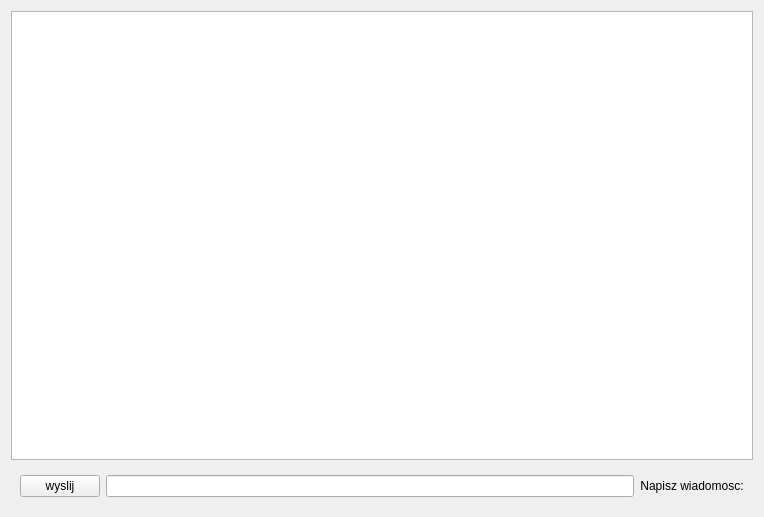
<?xml version="1.0" encoding="UTF-8"?>
<ui version="4.0">
 <class>ClientChatWidget</class>
 <widget class="QWidget" name="ClientChatWidget">
  <property name="geometry">
   <rect>
    <x>0</x>
    <y>0</y>
    <width>764</width>
    <height>517</height>
   </rect>
  </property>
  <property name="windowTitle">
   <string>Form</string>
  </property>
  <layout class="QVBoxLayout" name="verticalLayout">
   <item>
    <widget class="QListWidget" name="lstMessages"/>
   </item>
   <item>
    <widget class="QWidget" name="wdgSend" native="true">
     <layout class="QHBoxLayout" name="horizontalLayout">
      <item>
       <widget class="QPushButton" name="btnSend">
        <property name="text">
         <string>wyslij</string>
        </property>
       </widget>
      </item>
      <item>
       <widget class="QLineEdit" name="lnMessage"/>
      </item>
      <item>
       <widget class="QLabel" name="label">
        <property name="text">
         <string>Napisz wiadomosc:</string>
        </property>
        <property name="alignment">
         <set>Qt::AlignmentFlag::AlignCenter</set>
        </property>
       </widget>
      </item>
     </layout>
    </widget>
   </item>
  </layout>
 </widget>
 <resources/>
 <connections/>
</ui>
